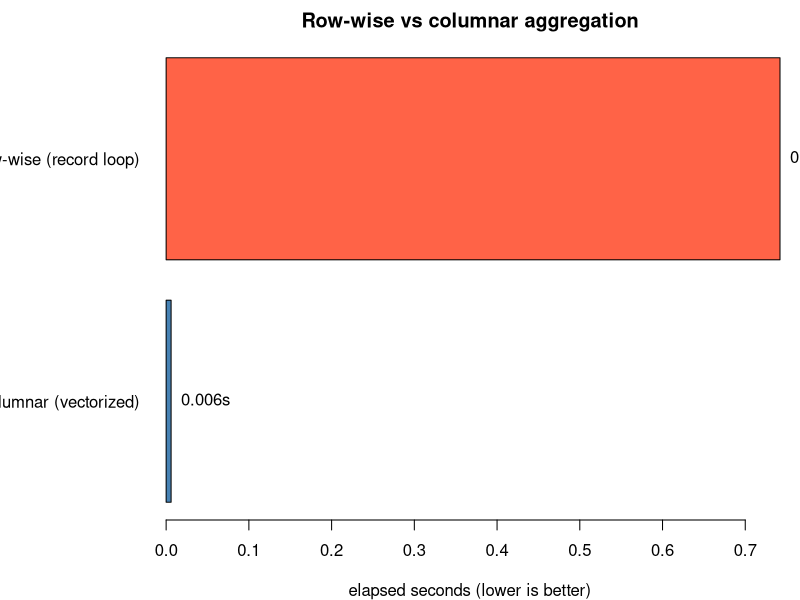

R code for this plot:
## ---- chunk 1
#| include: false
suppressPackageStartupMessages(library(tidyverse))
## ---- chunk 2
set.seed(1)

n  <- 200000           # rows
p  <- 8                # columns (we aggregate just one of them)
groups <- sample(LETTERS[1:5], n, replace = TRUE)
value  <- rnorm(n, mean = 10, sd = 3)

# Columnar layout: a data.frame stores each column as one contiguous vector.
df <- data.frame(
  g  = groups,
  x  = value,
  c3 = rnorm(n), c4 = rnorm(n), c5 = rnorm(n),
  c6 = rnorm(n), c7 = rnorm(n), c8 = rnorm(n)
)

# Row layout: a list of records, each record a named list of all p fields.
# This mimics how a row store interleaves every column per record.
rows <- lapply(seq_len(n), function(i) {
  list(g = df$g[i], x = df$x[i],
       c3 = df$c3[i], c4 = df$c4[i], c5 = df$c5[i],
       c6 = df$c6[i], c7 = df$c7[i], c8 = df$c8[i])
})

# Columnar aggregation: vectorized over the single contiguous column x.
col_agg <- function(d) {
  vapply(split(d$x, d$g), mean, numeric(1))
}

# Row-wise aggregation: visit each record, accumulate sum and count.
row_agg <- function(rs) {
  sums   <- numeric(0)
  counts <- numeric(0)
  for (r in rs) {                 # walk records one at a time
    g <- r$g
    if (is.na(sums[g])) { sums[g] <- 0; counts[g] <- 0 }
    sums[g]   <- sums[g] + r$x     # touches the record; row layout cost
    counts[g] <- counts[g] + 1
  }
  sums / counts
}

t_col <- system.time(res_col <- col_agg(df))["elapsed"]
t_row <- system.time(res_row <- row_agg(rows))["elapsed"]

# Same answer, up to ordering.
stopifnot(all.equal(sort(res_col), sort(res_row[names(res_col)])))

timing <- data.frame(
  layout       = c("columnar (vectorized)", "row-wise (record loop)"),
  seconds      = round(c(t_col, t_row), 3),
  speedup      = round(c(1, t_row / t_col), 1)
)
print(timing)
## ---- chunk 3
op <- par(mar = c(4, 8, 2, 1))
barplot(
  timing$seconds,
  names.arg  = timing$layout,
  horiz      = TRUE,
  las        = 1,
  col        = c("steelblue", "tomato"),
  xlab       = "elapsed seconds (lower is better)",
  main       = "Row-wise vs columnar aggregation"
)
text(x = timing$seconds, y = c(0.7, 1.9),
     labels = paste0(timing$seconds, "s"), pos = 4, xpd = NA)
par(op)
